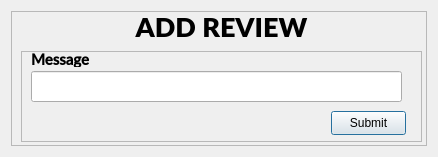
<?xml version="1.0" encoding="UTF-8"?>
<ui version="4.0">
 <class>AddReview</class>
 <widget class="QDialog" name="AddReview">
  <property name="geometry">
   <rect>
    <x>0</x>
    <y>0</y>
    <width>438</width>
    <height>157</height>
   </rect>
  </property>
  <property name="windowTitle">
   <string>Dialog</string>
  </property>
  <layout class="QGridLayout" name="gridLayout">
   <item row="0" column="0">
    <widget class="QFrame" name="frame">
     <property name="frameShape">
      <enum>QFrame::StyledPanel</enum>
     </property>
     <property name="frameShadow">
      <enum>QFrame::Raised</enum>
     </property>
     <widget class="QLabel" name="Filters">
      <property name="geometry">
       <rect>
        <x>0</x>
        <y>0</y>
        <width>421</width>
        <height>31</height>
       </rect>
      </property>
      <property name="font">
       <font>
        <family>Lato Black</family>
        <pointsize>20</pointsize>
        <bold>true</bold>
       </font>
      </property>
      <property name="text">
       <string>ADD REVIEW</string>
      </property>
      <property name="alignment">
       <set>Qt::AlignCenter</set>
      </property>
     </widget>
     <widget class="QFrame" name="frame_3">
      <property name="geometry">
       <rect>
        <x>10</x>
        <y>40</y>
        <width>401</width>
        <height>91</height>
       </rect>
      </property>
      <property name="frameShape">
       <enum>QFrame::StyledPanel</enum>
      </property>
      <property name="frameShadow">
       <enum>QFrame::Raised</enum>
      </property>
      <widget class="QLabel" name="label">
       <property name="geometry">
        <rect>
         <x>10</x>
         <y>0</y>
         <width>191</width>
         <height>16</height>
        </rect>
       </property>
       <property name="font">
        <font>
         <family>Lato Semibold</family>
         <pointsize>11</pointsize>
         <bold>true</bold>
        </font>
       </property>
       <property name="text">
        <string>Message</string>
       </property>
      </widget>
      <widget class="QLineEdit" name="lineEdit">
       <property name="geometry">
        <rect>
         <x>10</x>
         <y>20</y>
         <width>371</width>
         <height>31</height>
        </rect>
       </property>
      </widget>
      <widget class="QPushButton" name="submitButton">
       <property name="geometry">
        <rect>
         <x>310</x>
         <y>60</y>
         <width>75</width>
         <height>24</height>
        </rect>
       </property>
       <property name="text">
        <string>Submit</string>
       </property>
      </widget>
     </widget>
    </widget>
   </item>
  </layout>
 </widget>
 <resources/>
 <connections/>
</ui>
